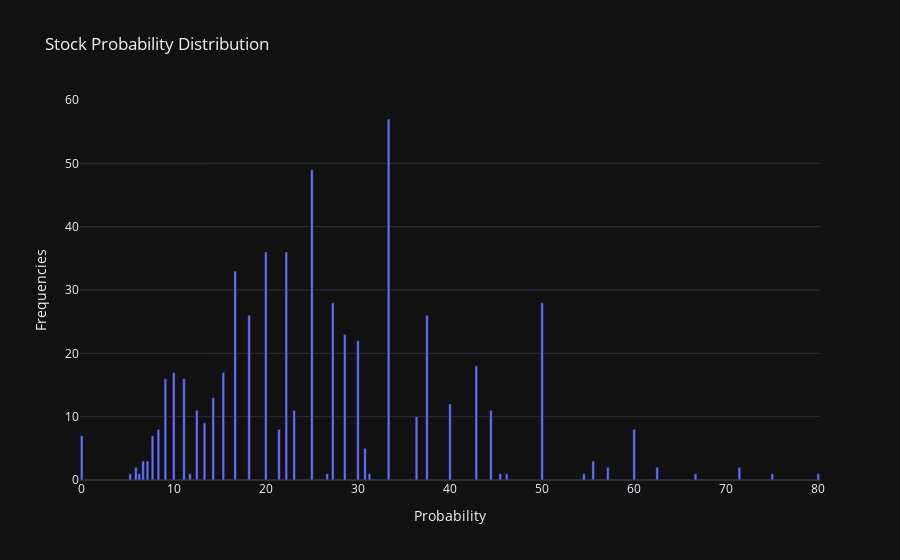

The code cell stored with this chart in its notebook:
### Code cell
# appending list to dataset
stocks['Probability'] = Probability

# Calculate the frequency of each value
value_counts = {}
for value in Probability:
    value_counts[value] = value_counts.get(value, 0) + 1

# Extract the values and frequencies
values = list(value_counts.keys())
frequencies = list(value_counts.values())

# Create the bar chart
fig = go.Figure(data=[go.Bar(x=values, y=frequencies)])

# Update layout if needed
fig.update_layout(
    title="Stock Probability Distribution",
    xaxis_title="Probability",
    yaxis_title="Frequencies"
)

# dark mode B)
fig.layout.template = 'plotly_dark'

# Show the plot
fig.show()

### Figure 1 — Plotly figure (JSON) as saved in the notebook; plotly's stock layout.template omitted (floating-point values rounded to 4 significant figures)
{"data": [{"type": "bar", "x": [22.22, 40, 12.5, 33.33, 9.091, 28.57, 21.43, 30, 42.86, 14.29, 18.18, 11.11, 16.67, 25, 20, 27.27, 23.08, 50, 30.77, 7.692, 36.36, 15.38, 7.143, 6.667, 55.56, 60, 71.43, 13.33, 37.5, 10, 44.44, 31.25, 5.882, 0, 8.333, 45.45, 62.5, 6.25, 11.76, 54.55, 5.263, 46.15, 57.14, 66.67, 26.67, 80, 75], "y": [36, 12, 11, 57, 16, 23, 8, 22, 18, 13, 26, 16, 33, 49, 36, 28, 11, 28, 5, 7, 10, 17, 3, 3, 3, 8, 2, 9, 26, 17, 11, 1, 2, 7, 8, 1, 2, 1, 1, 1, 1, 1, 2, 1, 1, 1, 1]}], "layout": {"title": {"text": "Stock Probability Distribution"}, "xaxis": {"title": {"text": "Probability"}}, "yaxis": {"title": {"text": "Frequencies"}}}}
